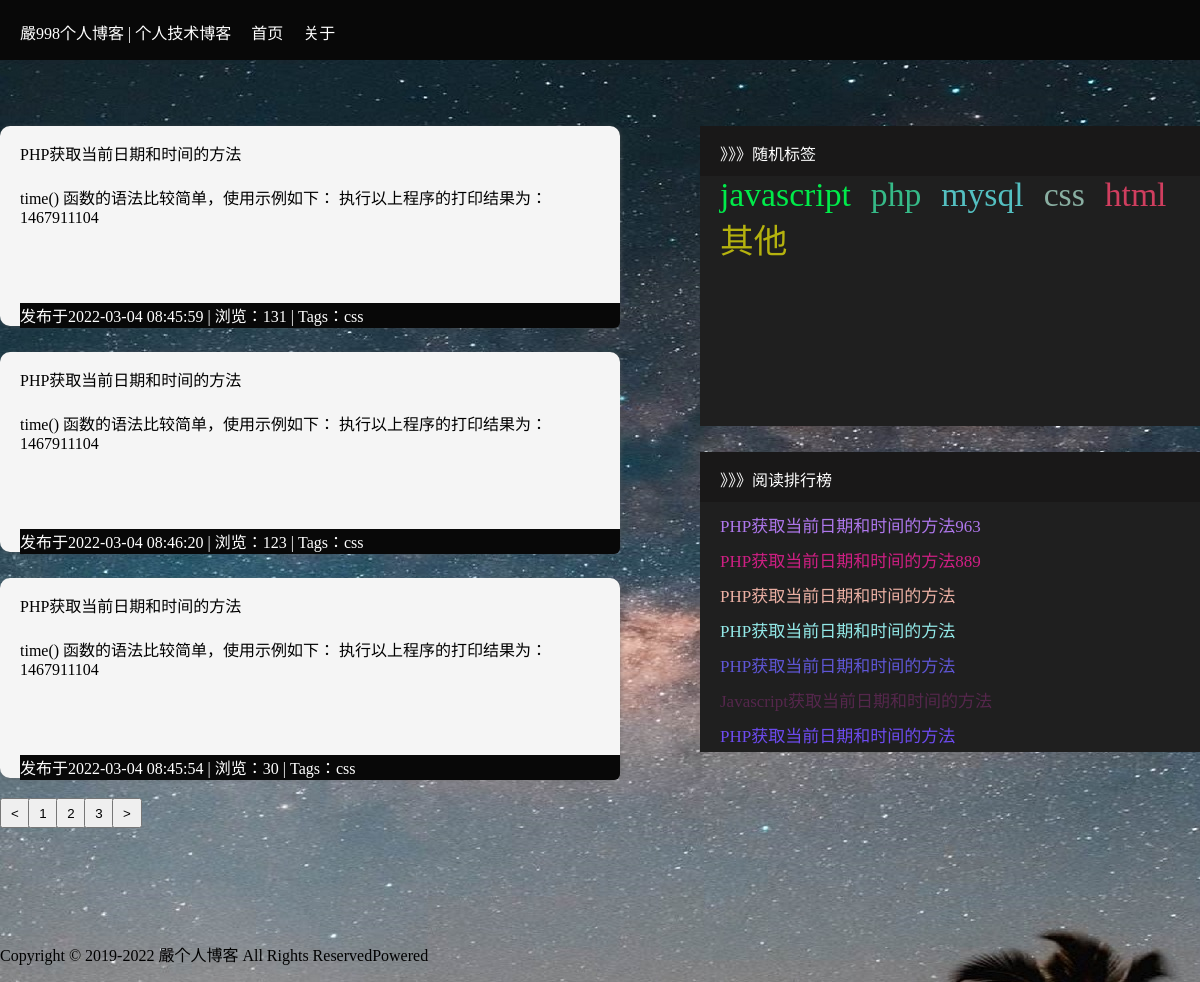
/public/article.php?tag=css&page=1, run on the app's committed database.
### tables this page shows
CREATE TABLE `article` (
  `id` int(5) NOT NULL AUTO_INCREMENT,
  `title` varchar(255) DEFAULT NULL COMMENT '标题',
  `content` text COMMENT '内容',
  `fenclass` varchar(30) DEFAULT NULL COMMENT '分类',
  `time` int(50) DEFAULT NULL COMMENT '时间',
  `browse` int(30) DEFAULT NULL COMMENT '浏览',
  PRIMARY KEY (`id`)
);

### public/article.php (the view, shortened to what this page needs)
<?php
require '../admin/config.php';
$sql = "select `id`,`title` from article   order by `browse` desc  limit 7";
$read = mysqli_query($conn,$sql);
$readR = mysqli_fetch_all($read);
$pageSize = 3;
$tag = trim($_GET['tag']);
$pg = trim($_GET['page']);
$page = ($pg-1)*$pageSize;
$sql2 = "select count(*)  from article";
$result = mysqli_query($conn,$sql2);
$row1 =mysqli_fetch_row($result);
$pageNum = ceil($row1[0]/3);
$sql1 = "select * from article where `fenclass` = '{$tag}' order by `browse` desc limit $page,$pageSize";
$result1 = mysqli_query($conn,$sql1);
$row = mysqli_fetch_all($result1);
?>
<!DOCTYPE html>
<html lang="en">
<head>
    <link rel="stylesheet" href="/static/css/article.css">
</head>
<body id="body">
    <div id="all">
        <div class="header">
           <div class="header-ul">
                 <ul>
                    <li><a href="#">嚴998个人博客&nbsp;|&nbsp;个人技术博客</a></li>
                    <li><a href="/index.php">首页</a></li>
                    <li><a href="/public/self.php">关于</a></li>
                </ul>
           </div>
        </div>
        <div class="content">
            <div class="right">
                <?php
                    for($i=0;$i<3;$i++){
                ?>
                    <div>
                        <a href="/public/article-see.php?id=<?php echo $row[$i][0];?>"><?php echo $row[$i][1];?></a><br>
                        <p class="p1"><span class="content-span">
                            <?php
                                echo $row[$i][2];
                            ?>
                        </span></p>
                        <p><span class="content-span-footer">
                        发布于<?php echo date("Y-m-d H:i:s",$row[$i][4])?> |  浏览：<?php echo $row[$i][5]?> | Tags：<?php echo $row[$i][3]=='qita'?'其他':$row[$i][3]?>
                         </span></p>
                    </div>
                <?php
                     }
                ?>
               <p>
                    <a href="?tag=<?php echo $tag;?>&page=<?php echo $pg == 1?$pg:$pg-1;?>"><button><</button></a>
                    <a href="?tag=<?php echo $tag;?>&page=1"><button>1</button></a>
                    <a href="?tag=<?php echo $tag;?>&page=2">  <button>2</button></a>
                    <a href="?tag=<?php echo $tag;?>&page=3"> <button>3</button></a>
                    <a href="?tag=<?php echo $tag;?>&page=<?php echo $pg==$pageNum?$pageNum:$pg+1;?>"><button>></button></a>
               </p>
            </div>
            <div class="left">
                <div>
                    <p><span>》》》随机标签<span></p>
                   <ul class="left-ul">
                       <li><a href="/public/article.php?tag=javascript&page=1">javascript</a></li>
                       <li><a href="/public/article.php?tag=php&page=1">php</a></li>
                       <li><a href="/public/article.php?tag=mysql&page=1">mysql</a></li>
                       <li><a href="/public/article.php?tag=css&page=1">css</a></li>
                       <li><a href="/public/article.php?tag=html&page=1">html</a></li>
                       <li><a href="/public/article.php?tag=qita&page=1">其他</a></li>
                   </ul>
                </div>
                <div class="left-div2">
                    <p><span>》》》阅读排行榜<span></p>
                    <ul class="left-div2-ul">
                        <?php
                            for($i=0;$i<7;$i++){
                        ?>
                       <li><a href="/public/article-see.php?id=<?php echo $readR[$i][0];?>" class="ziti"><?php echo $readR[$i][1];?></a></li>
                       <?php
                            }
                       ?>
                   </ul>
                </div>
            </div>
        </div>
        <div class="footer">
            <div>
                <span>
                  Copyright © 2019-<?php echo date('Y');?> 嚴个人博客 All Rights ReservedPowered
                </span>
            </div>
        </div>
    </div>
</body>
</html>

### static/css/article.css (style rules this page uses)
* { padding:0; margin: 0; }
body { background-image:url("/static/images/12.jpg"); }
.header { position: fixed; width: 100%; height: 60px; top: 0px; z-index: 9999; background-color: #080808; }
.header>.header-ul { width: 1200px; margin: 0 auto; }
.header>.header-ul>ul { margin-top: 20px; }
.header>.header-ul li { list-style: none; float:left; margin-left: 20px; }
.header>.header-ul li>a { text-decoration: none; color:white; }
.content { margin:100px auto; width: 1200px; }
.right { width:600px; height:300px; display: inline-block; }
.right>div { width:600px; height:200px; background-color: #f5f5f5; border-radius: 10px; box-shadow: 1px 1px 5px rgba(97,97,97,.48); padding-left: 20px; margin-top: 26px; }
.right>div .p1 { width:600px; height:128px; display:-webkit-box; -webkit-box-orient: vertical; overflow: hidden; -webkit-line-clamp: 5; }
.right>div>a { display: inline-block; padding-top:15px; text-decoration:none; color:black; }
.right>div .content-span { display: block; margin-top:20px; }
.right>div .content-span-footer { display: block; margin-top:10px; background-color:#080808; height:25px; color:white; border-bottom-right-radius:6px; }
.left { width:500px; height:300px; margin-left:20px; float:right; }
.left>div { width:500px; height:300px; background: #1f1f1f; margin-top:26px; }
.left>div>p { background: #191818; color:white; height:50px; }
.left>div>p>span { display: inline-block; margin-top: 15px; margin-left: 20px; }
.left>div>ul>li { list-style: none; float: left; margin-left:20px; }
.left>div>.left-ul>li>a { color:black; text-decoration: none; font-size: 33.6677px; }
.left>.left-div2>ul>li { list-style: none; margin-top: 10px; }
.left>.left-div2>ul>li>a { color:white; text-decoration: none; font-size: 17px; }
.content>.right>p { margin-top: 20px; margin-left:6px; }
.content>.right>p>a>button { margin-left:-6px; width:30px; height:30px; }
.footer { width:100%; height:60px; }
.footer>div { width: 1200px; padding-top:20px; margin: 0 auto; }
.footer>div>span { color: black; }

### data on the page
article: title "PHP获取当前日期和时间的方法", content "time() 函数的语法比较简单，使用示例如下： 执行以上程序的打印结果为： 1467911104", time "2022-03-04 08:45:59", browse "131", fenclass "css"
article: title "PHP获取当前日期和时间的方法", content "time() 函数的语法比较简单，使用示例如下： 执行以上程序的打印结果为： 1467911104", time "2022-03-04 08:46:20", browse "123", fenclass "css"
article: title "PHP获取当前日期和时间的方法", content "time() 函数的语法比较简单，使用示例如下： 执行以上程序的打印结果为： 1467911104", time "2022-03-04 08:45:54", browse "30", fenclass "css"
article: title "PHP获取当前日期和时间的方法963"
article: title "PHP获取当前日期和时间的方法889"
article: title "PHP获取当前日期和时间的方法"
article: title "PHP获取当前日期和时间的方法"
article: title "PHP获取当前日期和时间的方法"
article: title "Javascript获取当前日期和时间的方法"
article: title "PHP获取当前日期和时间的方法"
